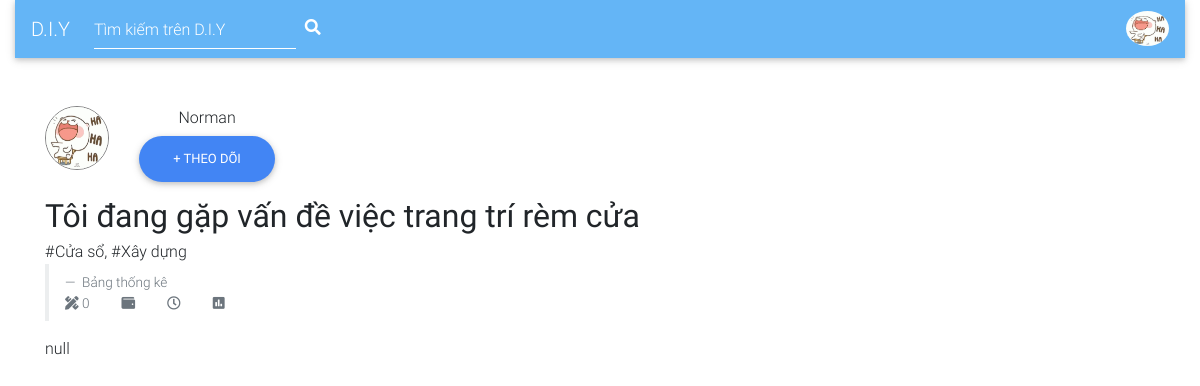
/src/alpha/detail.php?id=21, run on the app's committed database.
### tables this page shows
CREATE TABLE `news` (
  `id` int(8) NOT NULL,
  `username` varchar(500) NOT NULL,
  `title` varchar(2000) NOT NULL,
  `category` varchar(200) NOT NULL,
  `status` varchar(2000) NOT NULL,
  `link_image` varchar(200) NOT NULL,
  `allowed` tinyint(1) NOT NULL,
  `content_post` longtext DEFAULT NULL,
  `material` int(8) NOT NULL,
  `cost` varchar(10) DEFAULT NULL,
  `time_do` varchar(200) NOT NULL,
  `chooseLevel` varchar(200) NOT NULL
);

### src/alpha/detail.php (the view, shortened to what this page needs)
<?php
include "../../public/php/connect.php";
?>
<!DOCTYPE html>
<html lang="en">
<head>
    <link rel="stylesheet" href="https://use.fontawesome.com/releases/v5.11.2/css/all.css">
    <link rel="stylesheet" href="css/bootstrap.min.css">
    <link rel="stylesheet" href="css/mdb.min.css">
    <link rel="stylesheet" href="css/css_of_post/style.css"
</head>
<body>
<div class="container-fluid">
    <nav class="mb-1 navbar navbar-expand-md navbar-dark blue lighten-2">
        <a class="navbar-brand active" href="../../src/alpha/index.php">D.I.Y</a>
        <div class="collapse navbar-collapse" id="navbarSupportedContent-555">
            <ul class="navbar-nav">
                <li class="nav-item">
                    <form class="form-inline mr-auto">
                        <div class="md-form my-0">
                            <input class="form-control" type="text" placeholder="Tìm kiếm trên D.I.Y">
                            <i class="fas fa-search text-white" aria-hidden="true"></i>
                        </div>
                    </form>
                </li>
            </ul>
            <ul class="navbar-nav ml-auto nav-flex-icons">
                <li class="nav-item avatar dropdown">
                    <a class="nav-link dropdown-toggle" id="navbarDropdownMenuLink-55" data-toggle="dropdown"
                       aria-haspopup="true" aria-expanded="false">
                        <img src="../../public/images/picture%20home%20login/tenor.gif"
                             class="rounded-circle z-depth-0"
                             alt="avatar image">
                    </a>
                </li>
            </ul>
        </div>
    </nav>
    <div class="container mt-5">
        <nav class="nav">
            <li class="nav-item">
                <img style="width: 64px; height: 64px; border: 1px solid #818182" class="rounded-circle"
                     src="../../public/images/picture%20home%20login/tenor.gif">
            </li>
            <li class="nav-item ml-4">
                <nav class="list-group">
            <li class="nav-item" style="text-align: center">
                Norman
            </li>
            <li class="nav-item">
                <button class="btn btn-primary rounded-pill">+ Theo dõi</button>
            </li>
        </nav>
        </li>
        </nav>
        <div class="mt-1">
            <?php
            $id = $_GET["id"];
            $sql = "SELECT * FROM `news` WHERE `news`.`id` = " . $id;
            $result = mysqli_query($conn, $sql);
            while ($data = mysqli_fetch_array($result)) {
                echo '
        <div style="font-size: 32px; font-weight: bolder">
            ' . $data["title"] . '
        </div>
        <div>
            ' . $data["category"] . '
        </div>
        <div>
        <blockquote class="blockquote" style="font-size: 17px">
            <footer class="blockquote-footer">
                Bảng thống kê
                <nav class="nav _nav1 nav-pills">
                    <li class="nav-item">
                        <i class="fas fa-pencil-ruler"></i>
                        <span>' . $data["material"] . '</span>
                    </li>
                    <li class="nav-item">
                        <i class="fas fa-wallet"></i>
                        <span>' . $data["cost"] . '</span>
                    </li>
                    <li class="nav-item">
                        <i class="far fa-clock"></i>
                        <span>' . $data["time_do"] . '</span>
                    </li>
                    <li class="nav-item">
                        <i class="fas fa-poll"></i>
                        <span>' . $data["chooseLevel"] . '</span>
                    </li>
                </nav>
            </footer>
         </blockquote>
        </div>
        <div style="padding: 0 400px 0 0">
            ' . $data["content_post"] . '
        </div>
    ';
            }
            ?>
        </div>
    </div>
</div>
</body>
</html>

### src/alpha/css/css_of_post/style.css (style rules this page uses)
._nav1 li { margin-right: 2rem; }

### data on the page
news: title "Tôi đang gặp vấn đề việc trang trí rèm cửa", category "#Cửa sổ, #Xây dựng", material "0", content_post "null"
